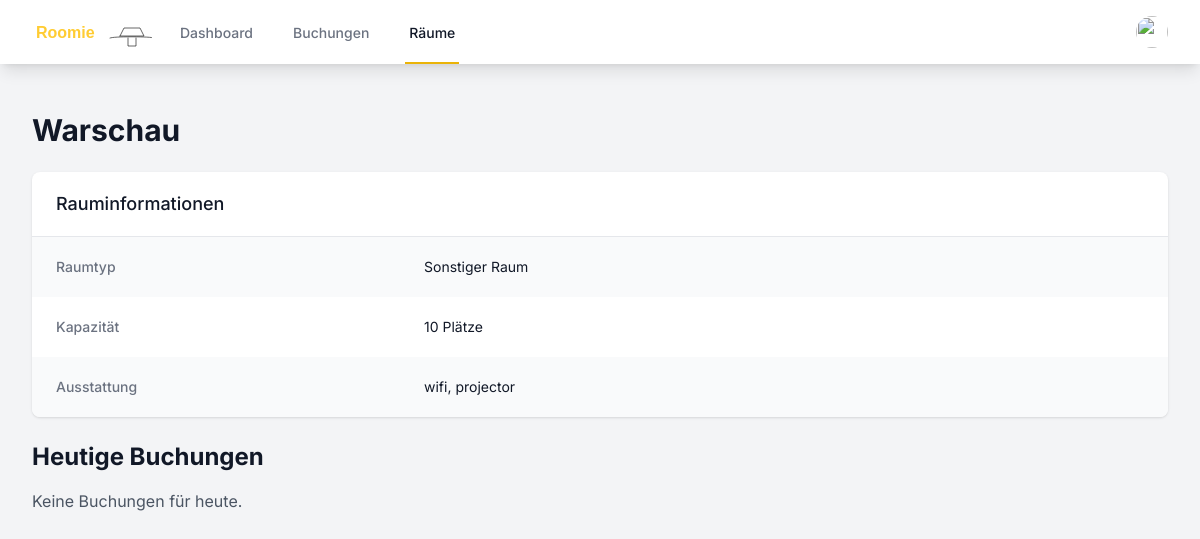
The app's page /room_details.php?id=2 (signed in), older data.
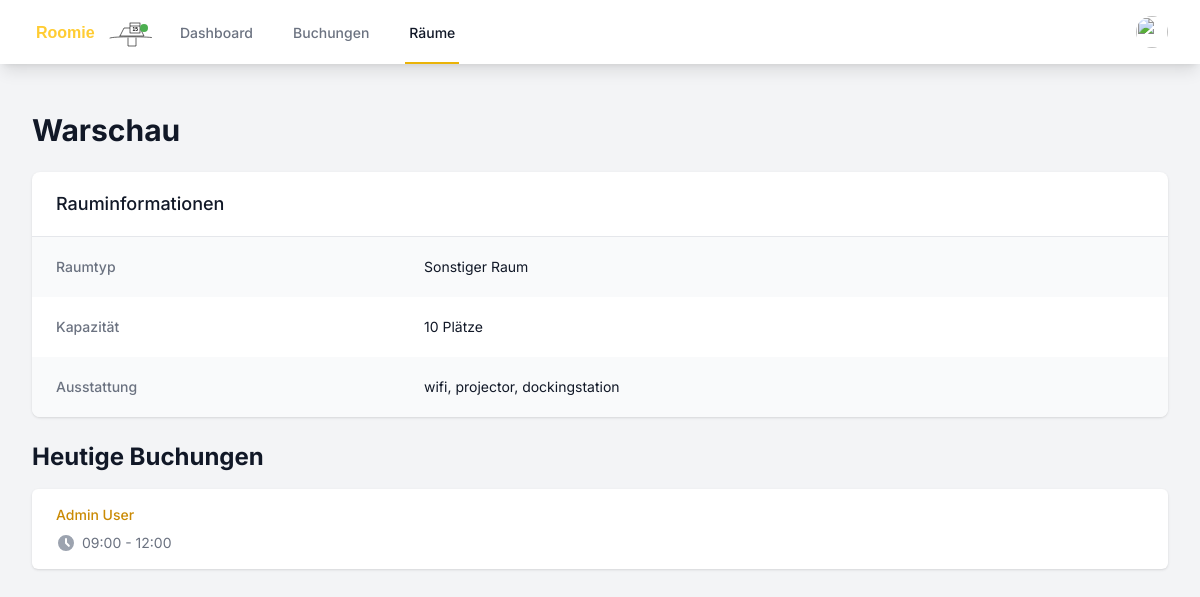
The same page, newer data.
### tables this page shows
CREATE TABLE rooms (
        id INTEGER PRIMARY KEY AUTOINCREMENT,
        name TEXT NOT NULL,
        type TEXT NOT NULL,
        capacity INTEGER DEFAULT 0,
        equipment TEXT
    );

CREATE TABLE bookings (
        id INTEGER PRIMARY KEY AUTOINCREMENT,
        user_id INTEGER,
        room_id INTEGER,
        seat_id INTEGER,
        date TEXT NOT NULL,
        start_time TEXT NOT NULL,
        end_time TEXT NOT NULL,
        FOREIGN KEY (user_id) REFERENCES users(id),
        FOREIGN KEY (room_id) REFERENCES rooms(id),
        FOREIGN KEY (seat_id) REFERENCES seats(id)
    );

CREATE TABLE users (
        id INTEGER PRIMARY KEY AUTOINCREMENT,
        name TEXT NOT NULL,
        email TEXT UNIQUE NOT NULL,
        password TEXT NOT NULL,
        is_admin INTEGER DEFAULT 0,
        profile_image TEXT,
        created_at DATETIME DEFAULT CURRENT_TIMESTAMP
    );

### room_details.php (the view, shortened to what the changed rows need)
<?php
$room_id = $_GET['id'] ?? null;
try {
    $db = getDatabaseConnection();
    $stmt = $db->prepare('SELECT r.*
                          FROM rooms r
                          WHERE r.id = :id');
    $stmt->execute(['id' => $room_id]);
    $room = $stmt->fetch(PDO::FETCH_ASSOC);
    $today = date('Y-m-d');
    $stmt = $db->prepare('SELECT b.*, u.name as user_name
                          FROM bookings b
                          JOIN users u ON b.user_id = u.id
                          WHERE b.room_id = :room_id AND b.date = :today
                          ORDER BY b.start_time');
    $stmt->execute(['room_id' => $room_id, 'today' => $today]);
    $bookings = $stmt->fetchAll(PDO::FETCH_ASSOC);
} catch(Exception $e) {
    $error = $e->getMessage();
}
function getRoomTypeName($type) {
    switch($type) {
        default:
            return 'Sonstiger Raum';
    }
}
?>
<!DOCTYPE html>
<html lang="de">
<head>
    <script src="https://cdn.tailwindcss.com"></script>
    <link rel="stylesheet" href="styles.css">
</head>
<body class="bg-gray-100">
    <div class="max-w-7xl mx-auto py-6 sm:px-6 lg:px-8">
        <div class="px-4 py-6 sm:px-0">
            <?php if (isset($error)): ?>
                <div class="bg-red-100 border-l-4 border-red-500 text-red-700 p-4 mb-6" role="alert">
                    <p><?php echo htmlspecialchars($error); ?></p>
                </div>
            <?php else: ?>
                <h1 class="text-3xl font-bold text-gray-900 mb-6"><?php echo htmlspecialchars($room['name']); ?></h1>
                <div class="bg-white shadow overflow-hidden sm:rounded-lg mb-6">
                    <div class="px-4 py-5 sm:px-6">
                        <h3 class="text-lg leading-6 font-medium text-gray-900">
                            Rauminformationen
                        </h3>
                    </div>
                    <div class="border-t border-gray-200">
                        <dl>
                            <div class="bg-gray-50 px-4 py-5 sm:grid sm:grid-cols-3 sm:gap-4 sm:px-6">
                                <dt class="text-sm font-medium text-gray-500">
                                    Raumtyp
                                </dt>
                                <dd class="mt-1 text-sm text-gray-900 sm:mt-0 sm:col-span-2">
                                    <?php echo htmlspecialchars(getRoomTypeName($room['type'])); ?>
                                </dd>
                            </div>
                            <div class="bg-white px-4 py-5 sm:grid sm:grid-cols-3 sm:gap-4 sm:px-6">
                                <dt class="text-sm font-medium text-gray-500">
                                    Kapazität
                                </dt>
                                <dd class="mt-1 text-sm text-gray-900 sm:mt-0 sm:col-span-2">
                                    <?php echo $room['capacity']; ?> Plätze
                                </dd>
                            </div>
                            <div class="bg-gray-50 px-4 py-5 sm:grid sm:grid-cols-3 sm:gap-4 sm:px-6">
                                <dt class="text-sm font-medium text-gray-500">
                                    Ausstattung
                                </dt>
                                <dd class="mt-1 text-sm text-gray-900 sm:mt-0 sm:col-span-2">
                                    <?php
                                    $equipment = json_decode($room['equipment'], true);
                                    echo $equipment ? implode(', ', $equipment) : 'Keine spezielle Ausstattung';
                                    ?>
                                </dd>
                            </div>
                        </dl>
                    </div>
                </div>
                <h2 class="text-2xl font-bold text-gray-900 mb-4">Heutige Buchungen</h2>
                <?php if (empty($bookings)): ?>
                    <p class="text-gray-600">Keine Buchungen für heute.</p>
                <?php else: ?>
                    <div class="bg-white shadow overflow-hidden sm:rounded-md">
                        <ul class="divide-y divide-gray-200">
                            <?php foreach ($bookings as $booking): ?>
                                <li>
                                    <div class="px-4 py-4 sm:px-6">
                                        <div class="flex items-center justify-between">
                                            <p class="text-sm font-medium text-yellow-600 truncate">
                                                <?php echo htmlspecialchars($booking['user_name']); ?>
                                            </p>
                                        </div>
                                        <div class="mt-2 sm:flex sm:justify-between">
                                            <div class="sm:flex">
                                                <p class="flex items-center text-sm text-gray-500">
                                                    <svg class="flex-shrink-0 mr-1.5 h-5 w-5 text-gray-400" xmlns="http://www.w3.org/2000/svg" viewBox="0 0 20 20" fill="currentColor">
                                                        <path fill-rule="evenodd" d="M10 18a8 8 0 100-16 8 8 0 000 16zm1-12a1 1 0 10-2 0v4a1 1 0 00.293.707l2.828 2.829a1 1 0 101.415-1.415L11 9.586V6z" clip-rule="evenodd" />
                                                    </svg>
                                                    <?php echo $booking['start_time'] . ' - ' . $booking['end_time']; ?>
                                                </p>
                                            </div>
                                        </div>
                                    </div>
                                </li>
                            <?php endforeach; ?>
                        </ul>
                    </div>
                <?php endif; ?>
            <?php endif; ?>
        </div>
    </div>
</body>
</html>

Row changes from the older to the newer data that the page shows:
changed rooms "Warschau": equipment "wifi, projector" → "wifi, projector, dockingstation"
added bookings: user.name "Admin User", start_time "09:00", end_time "12:00"
Text that changed along with them:
text no longer shown: "Keine Buchungen für heute."
